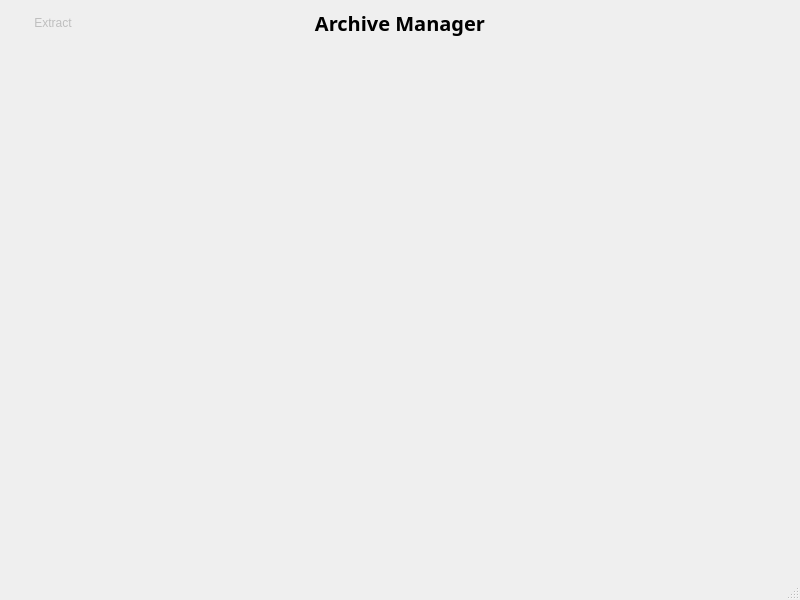
<?xml version="1.0" encoding="UTF-8"?>
<ui version="4.0">
 <class>MainWindow</class>
 <widget class="QMainWindow" name="MainWindow">
  <property name="geometry">
   <rect>
    <x>0</x>
    <y>0</y>
    <width>800</width>
    <height>600</height>
   </rect>
  </property>
  <property name="windowTitle">
   <string>MainWindow</string>
  </property>
  <widget class="QWidget" name="centralwidget">
   <property name="styleSheet">
    <string notr="true">QPushButton{
	border: None;
}
QPushButton::menu-indicator{
	width:0px;
}</string>
   </property>
   <layout class="QHBoxLayout" name="horizontalLayout">
    <property name="spacing">
     <number>0</number>
    </property>
    <property name="leftMargin">
     <number>0</number>
    </property>
    <property name="topMargin">
     <number>0</number>
    </property>
    <property name="rightMargin">
     <number>0</number>
    </property>
    <property name="bottomMargin">
     <number>0</number>
    </property>
    <item>
     <widget class="QWidget" name="widget" native="true">
      <layout class="QVBoxLayout" name="verticalLayout">
       <property name="spacing">
        <number>0</number>
       </property>
       <property name="leftMargin">
        <number>0</number>
       </property>
       <property name="topMargin">
        <number>0</number>
       </property>
       <property name="rightMargin">
        <number>0</number>
       </property>
       <property name="bottomMargin">
        <number>0</number>
       </property>
       <item alignment="Qt::AlignTop">
        <widget class="QWidget" name="widget_2" native="true">
         <layout class="QHBoxLayout" name="horizontalLayout_2">
          <property name="spacing">
           <number>0</number>
          </property>
          <property name="leftMargin">
           <number>0</number>
          </property>
          <property name="topMargin">
           <number>0</number>
          </property>
          <property name="rightMargin">
           <number>0</number>
          </property>
          <property name="bottomMargin">
           <number>0</number>
          </property>
          <item>
           <widget class="QWidget" name="widget_6" native="true">
            <property name="enabled">
             <bool>false</bool>
            </property>
            <property name="minimumSize">
             <size>
              <width>200</width>
              <height>0</height>
             </size>
            </property>
            <property name="maximumSize">
             <size>
              <width>200</width>
              <height>16777215</height>
             </size>
            </property>
            <layout class="QHBoxLayout" name="horizontalLayout_3">
             <item>
              <widget class="QPushButton" name="pushButton">
               <property name="text">
                <string>Extract</string>
               </property>
               <property name="icon">
                <iconset resource="icons.qrc">
                 <normaloff>:/icons/icons/compress.svg</normaloff>:/icons/icons/compress.svg</iconset>
               </property>
               <property name="iconSize">
                <size>
                 <width>28</width>
                 <height>28</height>
                </size>
               </property>
              </widget>
             </item>
             <item>
              <widget class="QPushButton" name="pushButton_2">
               <property name="text">
                <string/>
               </property>
               <property name="icon">
                <iconset resource="icons.qrc">
                 <normaloff>:/icons/icons/add-folder.svg</normaloff>:/icons/icons/add-folder.svg</iconset>
               </property>
               <property name="iconSize">
                <size>
                 <width>24</width>
                 <height>24</height>
                </size>
               </property>
              </widget>
             </item>
            </layout>
           </widget>
          </item>
          <item>
           <widget class="QWidget" name="widget_5" native="true">
            <property name="sizePolicy">
             <sizepolicy hsizetype="Expanding" vsizetype="Preferred">
              <horstretch>0</horstretch>
              <verstretch>0</verstretch>
             </sizepolicy>
            </property>
            <property name="layoutDirection">
             <enum>Qt::RightToLeft</enum>
            </property>
            <layout class="QHBoxLayout" name="horizontalLayout_4">
             <item>
              <widget class="QLabel" name="label">
               <property name="font">
                <font>
                 <family>Ubuntu Condensed</family>
                 <pointsize>15</pointsize>
                 <weight>75</weight>
                 <bold>true</bold>
                </font>
               </property>
               <property name="layoutDirection">
                <enum>Qt::RightToLeft</enum>
               </property>
               <property name="text">
                <string>Archive Manager</string>
               </property>
               <property name="alignment">
                <set>Qt::AlignCenter</set>
               </property>
              </widget>
             </item>
            </layout>
           </widget>
          </item>
          <item alignment="Qt::AlignRight">
           <widget class="QWidget" name="widget_4" native="true">
            <property name="minimumSize">
             <size>
              <width>200</width>
              <height>0</height>
             </size>
            </property>
            <property name="maximumSize">
             <size>
              <width>200</width>
              <height>200</height>
             </size>
            </property>
            <property name="layoutDirection">
             <enum>Qt::LeftToRight</enum>
            </property>
            <layout class="QHBoxLayout" name="horizontalLayout_5">
             <item alignment="Qt::AlignRight">
              <widget class="QPushButton" name="menu_button">
               <property name="text">
                <string/>
               </property>
               <property name="icon">
                <iconset resource="icons.qrc">
                 <normaloff>:/icons/icons/menu.svg</normaloff>:/icons/icons/menu.svg</iconset>
               </property>
               <property name="iconSize">
                <size>
                 <width>24</width>
                 <height>24</height>
                </size>
               </property>
              </widget>
             </item>
            </layout>
           </widget>
          </item>
         </layout>
        </widget>
       </item>
       <item>
        <widget class="QWidget" name="widget_3" native="true">
         <property name="sizePolicy">
          <sizepolicy hsizetype="Preferred" vsizetype="Expanding">
           <horstretch>0</horstretch>
           <verstretch>0</verstretch>
          </sizepolicy>
         </property>
        </widget>
       </item>
      </layout>
     </widget>
    </item>
   </layout>
  </widget>
  <widget class="QStatusBar" name="statusbar"/>
 </widget>
 <resources>
  <include location="icons.qrc"/>
 </resources>
 <connections/>
</ui>
